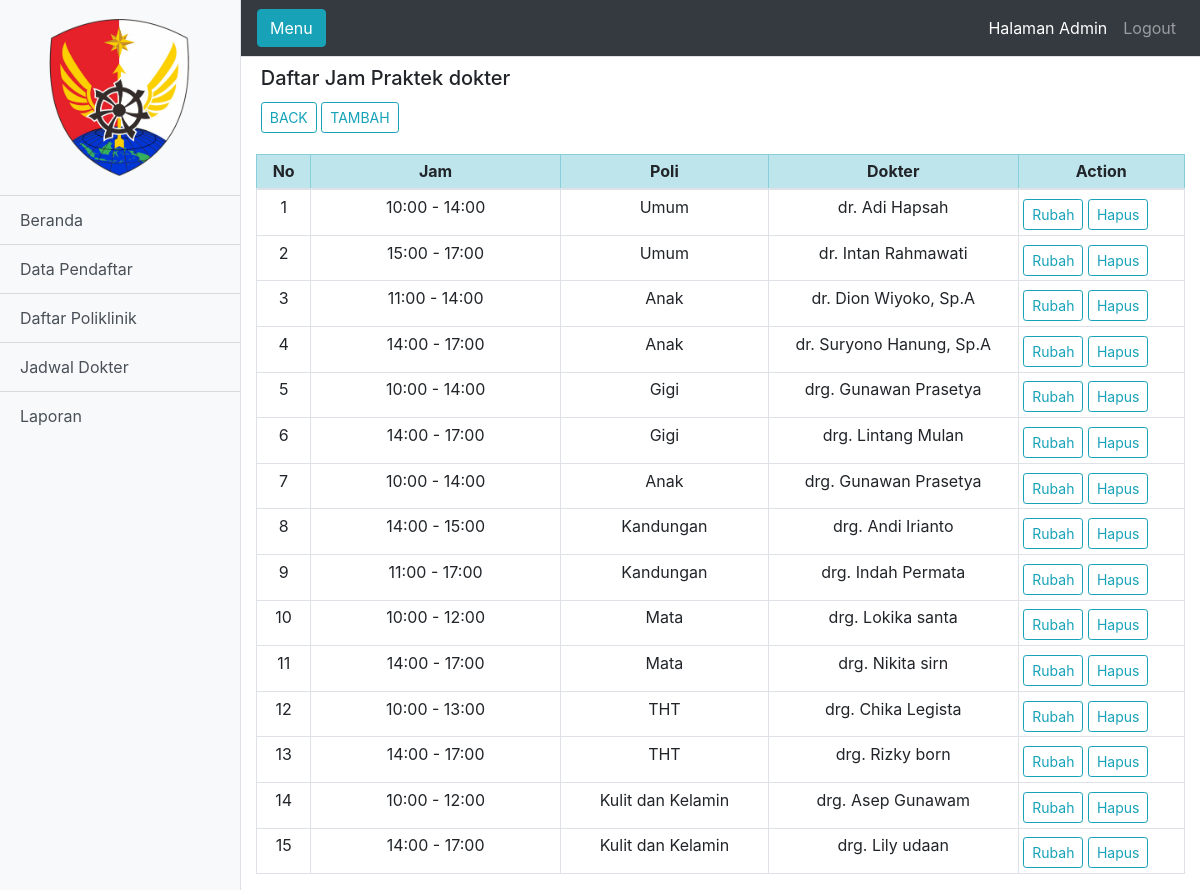
The page /jam_praktek.php on the database its author committed.
### tables this page shows
CREATE TABLE `jam` (
  `id_jam` int(5) NOT NULL,
  `jam` varchar(25) NOT NULL,
  `id_poli` int(3) NOT NULL,
  `id_dokter` int(5) NOT NULL,
  `status` int(11) NOT NULL
);

CREATE TABLE `poliklinik` (
  `id_poli` int(3) NOT NULL,
  `nama_poli` varchar(30) NOT NULL,
  `status` int(3) NOT NULL
);

CREATE TABLE `dokter` (
  `id_dokter` int(3) NOT NULL,
  `nama_dokter` varchar(30) NOT NULL,
  `id_poli` int(3) NOT NULL,
  `status` int(11) NOT NULL,
  `level` enum('spesialis','umum') NOT NULL DEFAULT 'umum'
);

### functions.php (called while the page is built, shortened)
<?php
$db = mysqli_connect("localhost", "root", "", "sirusakdeh_db");
function query($query) {
  global $db;
  $result = mysqli_query($db, $query);
  $rows = [];
  while ($row = mysqli_fetch_assoc($result)) {
      $rows[] = $row;
  }
  return $rows;
}
   ?>

### jam_praktek.php (the view, shortened to what this page needs)
<?php
require 'functions.php';
$jam_praktek = query("SELECT jam.id_jam,jam.jam,poliklinik.nama_poli,dokter.nama_dokter from jam
    join poliklinik on jam.id_poli=poliklinik.id_poli
    join dokter on jam.id_dokter=dokter.id_dokter ORDER BY id_jam ASC");
 ?>
<!DOCTYPE html>
<html lang="en">
<head>
  <link href="admin/vendor/bootstrap/css/bootstrap.min.css" rel="stylesheet">
  <link href="admin/css/simple-sidebar.css" rel="stylesheet">
</head>
<body>
  <div class="d-flex" id="wrapper">
    <div class="bg-light border-right" id="sidebar-wrapper">
      <div class="sidebar-heading"><center><img src="img/logo.png" style="width: 150px; background: transparent;"></center></div>
      <div class="list-group list-group-flush">
        <a href="admin.php" class="list-group-item list-group-item-action bg-light">Beranda</a>
        <a href="data_pendaftar.php" class="list-group-item list-group-item-action bg-light">Data Pendaftar</a>
        <a href="daftar_poliklinik.php" class="list-group-item list-group-item-action bg-light">Daftar Poliklinik</a>
        <a href="jadwal_dokter.php" class="list-group-item list-group-item-action bg-light">Jadwal Dokter</a>
        <a href="laporan.php" class="list-group-item list-group-item-action bg-light">Laporan</a>
      </div>
    </div>
    <div id="page-content-wrapper">
      <nav class="navbar navbar-expand-lg navbar-dark bg-dark border-bottom">
        <button class="btn btn-info" id="menu-toggle">Menu</button>
        <div class="collapse navbar-collapse" id="navbarSupportedContent">
          <ul class="navbar-nav ml-auto mt-2 mt-lg-0">
            <li class="nav-item active">
              <div class="collapse navbar-collapse" id="navbarNav">
                <ul class="navbar-nav">
                  <li class="nav-item active">
                    <a class="nav-link" href="">Halaman Admin<span class="sr-only">(current)</span></a>
                  </li>
                  <li class="nav-item">
                  <a class="nav-link" href="logout.php">Logout</a>
                </li>
                </ul>
        </div>
      </nav>
      <div class="container-fluid">
        <div class="row">
        <div class="col mt-1">
          <table class="table table-sm table-borderless">
            <form  action="" method="post">
            <tr>
              <td width="600" rowspan="2"><h5 class="">Daftar Jam Praktek dokter</h5><button type="button" class="btn btn-outline-info btn-sm mt-1"><a href="jadwal_dokter.php" class="text-reset" style="text-decoration:none">BACK</a></button>
                <button type="button" class="btn btn-outline-info btn-sm mt-1"><a href="tambah_jam.php" class="text-reset" style="text-decoration:none">TAMBAH</a></button>
              </td>
              <td></td>
              <td>
              </td>
              <td>
              </td>
            </tr>
          </form>
        </table>
      </div>
        </div>
        <div class="row">
                <div class="col md">
                    <table class="table table-sm table-bordered">
                      <thead>
                      <tr class="table-info">
                        <th class="text-center"scope="col"width="30">No</th>
                        <th class="text-center" width="150">Jam</th>
                        <th class="text-center" width="125">Poli</th>
                        <th class="text-center" width="150">Dokter</th>
                        <th width="100" class="text-center">Action</th>
                      </tr>
                      </thead>
                      <tbody>
                        <?php $i = 1; ?>
                        <?php  foreach ($jam_praktek as $row ) : ?>
                             <tr>
                               <td><center><?= $i; ?></center></td>
                               <td><center><?= $row["jam"]; ?></center></td>
                               <td><center><?= $row["nama_poli"]; ?></center></td>
                               <td><center><?= $row["nama_dokter"]; ?></center></td>
                               <td>
                                     <button type="button" class="btn btn-outline-info btn-sm mt-1"><a href="edit_dokter.php?id_dokter=<?= $row["id_dokter"]?>" class="text-reset" style="text-decoration:none">Rubah</a> </button>
                                     <button type="button" class="btn btn-outline-info btn-sm mt-1"><a href="hapus_dokter.php?id_dokter=<?= $row["id_dokter"]?>" class="text-reset" onclick=" return confirm('Anda Yakin?');" style="text-decoration:none">Hapus</a></button>
                               </td>
                             </tr>
                             <?php $i++ ?>
                           <?php endforeach; ?>
                      </tbody>
                    </table>
                </div>
              </div>
      </div>
    </div>
  </div>
</body>
</html>

### admin/css/simple-sidebar.css (style rules this page uses)
body { overflow-x: hidden; }
#sidebar-wrapper { min-height: 100vh; margin-left: -15rem; -webkit-transition: margin .25s ease-out; -moz-transition: margin .25s ease-out; -o-transition: margin .25s ease-out; transition: margin .25s ease-out; }
#sidebar-wrapper .sidebar-heading { padding: 0.875rem 1.25rem; font-size: 1.2rem; }
#sidebar-wrapper .list-group { width: 15rem; }
#page-content-wrapper { min-width: 100vw; }
@media (min-width: 768px) { #sidebar-wrapper { margin-left: 0; } }
@media (min-width: 768px) { #page-content-wrapper { min-width: 0; width: 100%; } }

### rows shown on the page
jam: jam "10:00 - 14:00", id_poli.nama_poli "Umum", id_dokter.nama_dokter "dr. Adi Hapsah"
jam: jam "15:00 - 17:00", id_poli.nama_poli "Umum", id_dokter.nama_dokter "dr. Intan Rahmawati"
jam: jam "11:00 - 14:00", id_poli.nama_poli "Anak", id_dokter.nama_dokter "dr. Dion Wiyoko, Sp.A"
jam: jam "14:00 - 17:00", id_poli.nama_poli "Anak", id_dokter.nama_dokter "dr. Suryono Hanung, Sp.A"
jam: jam "10:00 - 14:00", id_poli.nama_poli "Gigi", id_dokter.nama_dokter "drg. Gunawan Prasetya"
jam: jam "14:00 - 17:00", id_poli.nama_poli "Gigi", id_dokter.nama_dokter "drg. Lintang Mulan"
jam: jam "10:00 - 14:00", id_poli.nama_poli "Anak", id_dokter.nama_dokter "drg. Gunawan Prasetya"
jam: jam "14:00 - 15:00", id_poli.nama_poli "Kandungan", id_dokter.nama_dokter "drg. Andi Irianto"
jam: jam "11:00 - 17:00", id_poli.nama_poli "Kandungan", id_dokter.nama_dokter "drg. Indah Permata"
jam: jam "10:00 - 12:00", id_poli.nama_poli "Mata", id_dokter.nama_dokter "drg. Lokika santa"
jam: jam "14:00 - 17:00", id_poli.nama_poli "Mata", id_dokter.nama_dokter "drg. Nikita sirn"
jam: jam "10:00 - 13:00", id_poli.nama_poli "THT", id_dokter.nama_dokter "drg. Chika Legista"
jam: jam "14:00 - 17:00", id_poli.nama_poli "THT", id_dokter.nama_dokter "drg. Rizky born"
jam: jam "10:00 - 12:00", id_poli.nama_poli "Kulit dan Kelamin", id_dokter.nama_dokter "drg. Asep Gunawam"
jam: jam "14:00 - 17:00", id_poli.nama_poli "Kulit dan Kelamin", id_dokter.nama_dokter "drg. Lily udaan"
